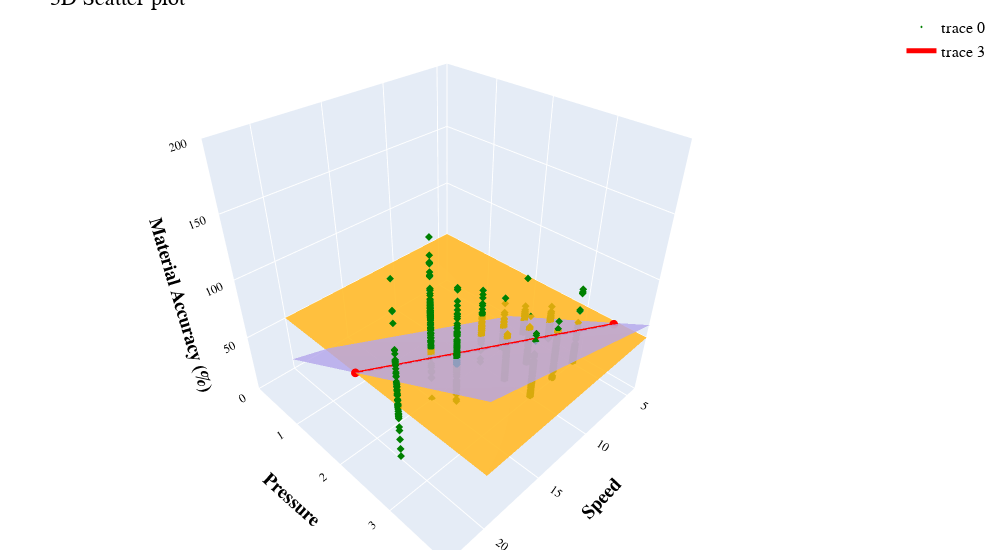

The notebook cell saved with this chart:
### Markdown cell above
## Plot

### Code cell
import plotly.graph_objs as go
import numpy as np
from plotly.offline import  iplot
x = dataX[dataX["viscosity"]==45]["Speed (mm/s)"].to_list() 
y = dataX[dataX["viscosity"]==45]["Pressure (bar)"].to_list() 
z = dataY[dataX["viscosity"]==45]["material accuracy(%)"].to_list() 

trace = go.Scatter3d(
   x = x, y = y, z = z,mode='markers',
                            marker_symbol="diamond",
                            marker=dict(
                                size=2,
                                color="green",   # choose a colorscale
                                opacity=1
                            ),
   )
layout = go.Layout(title = '3D Scatter plot')
figure = go.Figure(data = [trace], layout = layout)


height=50
a= np.linspace(0, 20, 100)
b= np.linspace(0, 20, 100)
c= height*np.ones((100,100))

mycolorscale = [[0, 'orange'],
                [1, 'orange']]
surf = go.Surface(x=a, y=b, z=c, colorscale=mycolorscale, opacity=0.8, showscale=False)
figure.add_trace(surf)

mycolorscale = [[0, '#aa9ce2'],
                [1, '#aa9ce2']]

a2= np.linspace(0, 20, 100)
b2= np.linspace(0, 20, 100)
c2 = []
for ai in a2:
    row = []
    for bi in b2:
        row.append(100*(-0.49489 + 0.02935*bi + 0.24781*ai))
    c2.append(row)

surf = go.Surface(x=a2, y=b2, z=c2, colorscale=mycolorscale, opacity=0.8, showscale=False)
figure.add_trace(surf)

czd = -height/100-0.49489 
(x1,y1,z1) = (20, (-20*0.02935-czd)/0.24781, height)
(x2,y2,z2) = ((-0.24781*3.5-czd)/0.02935, 3.5, height)

scatter = go.Scatter3d(x=[x1, x2], 
                        y=[y1, y2], 
                        z=[z1, z2], 
                        marker=dict(
                            size=3,
                            color="red",                # set color to an array/list of desired values
                            #colorscale='Viridis',   # choose a colorscale
                            opacity=1
                        ),
                        line=dict(
                            color='red',
                            width=5
                        ))
figure.add_trace(scatter)
figure.update_layout( font=dict(family='serif', color='black', size=16), width=1000, scene = dict(
                    xaxis_title='<b>Speed</b>',
                    yaxis_title='<b>Pressure</b>',
                    zaxis_title="<b>Material Accuracy (%)</b>",
                    xaxis = dict(range=[4,23],
                                tick0 = 5,
                                dtick = 5,
                                tickfont=dict(family='serif', color='black', size=12)),
                    yaxis = dict(range=[0,4],
                                tick0 = 0,
                                dtick = 1,
                                tickfont=dict(family='serif', color='black', size=12)),
                    zaxis = dict(range=[0,200],tickfont=dict(family='serif', color='black', size=12))),
                    margin=dict(r=20, b=10, l=10, t=10))

#figure.update_layout(scene_aspectmode='cube', uirevision='true')

iplot(figure)

### Figure 1 — Plotly figure (JSON) as saved in the notebook; plotly's stock layout.template omitted (floating-point values rounded to 4 significant figures; data arrays with more than 128 entries replaced by an {"elided": "..."} marker saying what was removed)
{"data": [{"marker": {"color": "green", "opacity": 1, "size": 2, "symbol": "diamond"}, "mode": "markers", "type": "scatter3d", "x": {"elided": "1278 float values"}, "y": {"elided": "1278 float values"}, "z": {"elided": "1278 float values"}}, {"colorscale": [[0, "orange"], [1, "orange"]], "opacity": 0.8, "showscale": false, "type": "surface", "x": [0, 0.202, 0.404, 0.6061, 0.8081, 1.01, 1.212, 1.414, 1.616, 1.818, 2.02, 2.222, 2.424, 2.626, 2.828, 3.03, 3.232, 3.434, 3.636, 3.838, 4.04, 4.242, 4.444, 4.646, 4.848, 5.051, 5.253, 5.455, 5.657, 5.859, 6.061, 6.263, 6.465, 6.667, 6.869, 7.071, 7.273, 7.475, 7.677, 7.879, 8.081, 8.283, 8.485, 8.687, 8.889, 9.091, 9.293, 9.495, 9.697, 9.899, 10.1, 10.3, 10.51, 10.71, 10.91, 11.11, 11.31, 11.52, 11.72, 11.92, 12.12, 12.32, 12.53, 12.73, 12.93, 13.13, 13.33, 13.54, 13.74, 13.94, 14.14, 14.34, 14.55, 14.75, 14.95, 15.15, 15.35, 15.56, 15.76, 15.96, 16.16, 16.36, 16.57, 16.77, 16.97, 17.17, 17.37, 17.58, 17.78, 17.98, 18.18, 18.38, 18.59, 18.79, 18.99, 19.19, 19.39, 19.6, 19.8, 20], "y": [0, 0.202, 0.404, 0.6061, 0.8081, 1.01, 1.212, 1.414, 1.616, 1.818, 2.02, 2.222, 2.424, 2.626, 2.828, 3.03, 3.232, 3.434, 3.636, 3.838, 4.04, 4.242, 4.444, 4.646, 4.848, 5.051, 5.253, 5.455, 5.657, 5.859, 6.061, 6.263, 6.465, 6.667, 6.869, 7.071, 7.273, 7.475, 7.677, 7.879, 8.081, 8.283, 8.485, 8.687, 8.889, 9.091, 9.293, 9.495, 9.697, 9.899, 10.1, 10.3, 10.51, 10.71, 10.91, 11.11, 11.31, 11.52, 11.72, 11.92, 12.12, 12.32, 12.53, 12.73, 12.93, 13.13, 13.33, 13.54, 13.74, 13.94, 14.14, 14.34, 14.55, 14.75, 14.95, 15.15, 15.35, 15.56, 15.76, 15.96, 16.16, 16.36, 16.57, 16.77, 16.97, 17.17, 17.37, 17.58, 17.78, 17.98, 18.18, 18.38, 18.59, 18.79, 18.99, 19.19, 19.39, 19.6, 19.8, 20], "z": {"elided": "100x100 int values"}}, {"colorscale": [[0, "#aa9ce2"], [1, "#aa9ce2"]], "opacity": 0.8, "showscale": false, "type": "surface", "x": [0, 0.202, 0.404, 0.6061, 0.8081, 1.01, 1.212, 1.414, 1.616, 1.818, 2.02, 2.222, 2.424, 2.626, 2.828, 3.03, 3.232, 3.434, 3.636, 3.838, 4.04, 4.242, 4.444, 4.646, 4.848, 5.051, 5.253, 5.455, 5.657, 5.859, 6.061, 6.263, 6.465, 6.667, 6.869, 7.071, 7.273, 7.475, 7.677, 7.879, 8.081, 8.283, 8.485, 8.687, 8.889, 9.091, 9.293, 9.495, 9.697, 9.899, 10.1, 10.3, 10.51, 10.71, 10.91, 11.11, 11.31, 11.52, 11.72, 11.92, 12.12, 12.32, 12.53, 12.73, 12.93, 13.13, 13.33, 13.54, 13.74, 13.94, 14.14, 14.34, 14.55, 14.75, 14.95, 15.15, 15.35, 15.56, 15.76, 15.96, 16.16, 16.36, 16.57, 16.77, 16.97, 17.17, 17.37, 17.58, 17.78, 17.98, 18.18, 18.38, 18.59, 18.79, 18.99, 19.19, 19.39, 19.6, 19.8, 20], "y": [0, 0.202, 0.404, 0.6061, 0.8081, 1.01, 1.212, 1.414, 1.616, 1.818, 2.02, 2.222, 2.424, 2.626, 2.828, 3.03, 3.232, 3.434, 3.636, 3.838, 4.04, 4.242, 4.444, 4.646, 4.848, 5.051, 5.253, 5.455, 5.657, 5.859, 6.061, 6.263, 6.465, 6.667, 6.869, 7.071, 7.273, 7.475, 7.677, 7.879, 8.081, 8.283, 8.485, 8.687, 8.889, 9.091, 9.293, 9.495, 9.697, 9.899, 10.1, 10.3, 10.51, 10.71, 10.91, 11.11, 11.31, 11.52, 11.72, 11.92, 12.12, 12.32, 12.53, 12.73, 12.93, 13.13, 13.33, 13.54, 13.74, 13.94, 14.14, 14.34, 14.55, 14.75, 14.95, 15.15, 15.35, 15.56, 15.76, 15.96, 16.16, 16.36, 16.57, 16.77, 16.97, 17.17, 17.37, 17.58, 17.78, 17.98, 18.18, 18.38, 18.59, 18.79, 18.99, 19.19, 19.39, 19.6, 19.8, 20], "z": {"elided": "100x100 float values"}}, {"line": {"color": "red", "width": 5}, "marker": {"color": "red", "opacity": 1, "size": 3}, "type": "scatter3d", "x": [20, 4.346], "y": [1.646, 3.5], "z": [50, 50]}], "layout": {"font": {"color": "black", "family": "serif", "size": 16}, "margin": {"b": 10, "l": 10, "r": 20, "t": 10}, "scene": {"xaxis": {"dtick": 5, "range": [4, 23], "tick0": 5, "tickfont": {"color": "black", "family": "serif", "size": 12}, "title": {"text": "<b>Speed</b>"}}, "yaxis": {"dtick": 1, "range": [0, 4], "tick0": 0, "tickfont": {"color": "black", "family": "serif", "size": 12}, "title": {"text": "<b>Pressure</b>"}}, "zaxis": {"range": [0, 200], "tickfont": {"color": "black", "family": "serif", "size": 12}, "title": {"text": "<b>Material Accuracy (%)</b>"}}}, "title": {"text": "3D Scatter plot"}, "width": 1000}}
